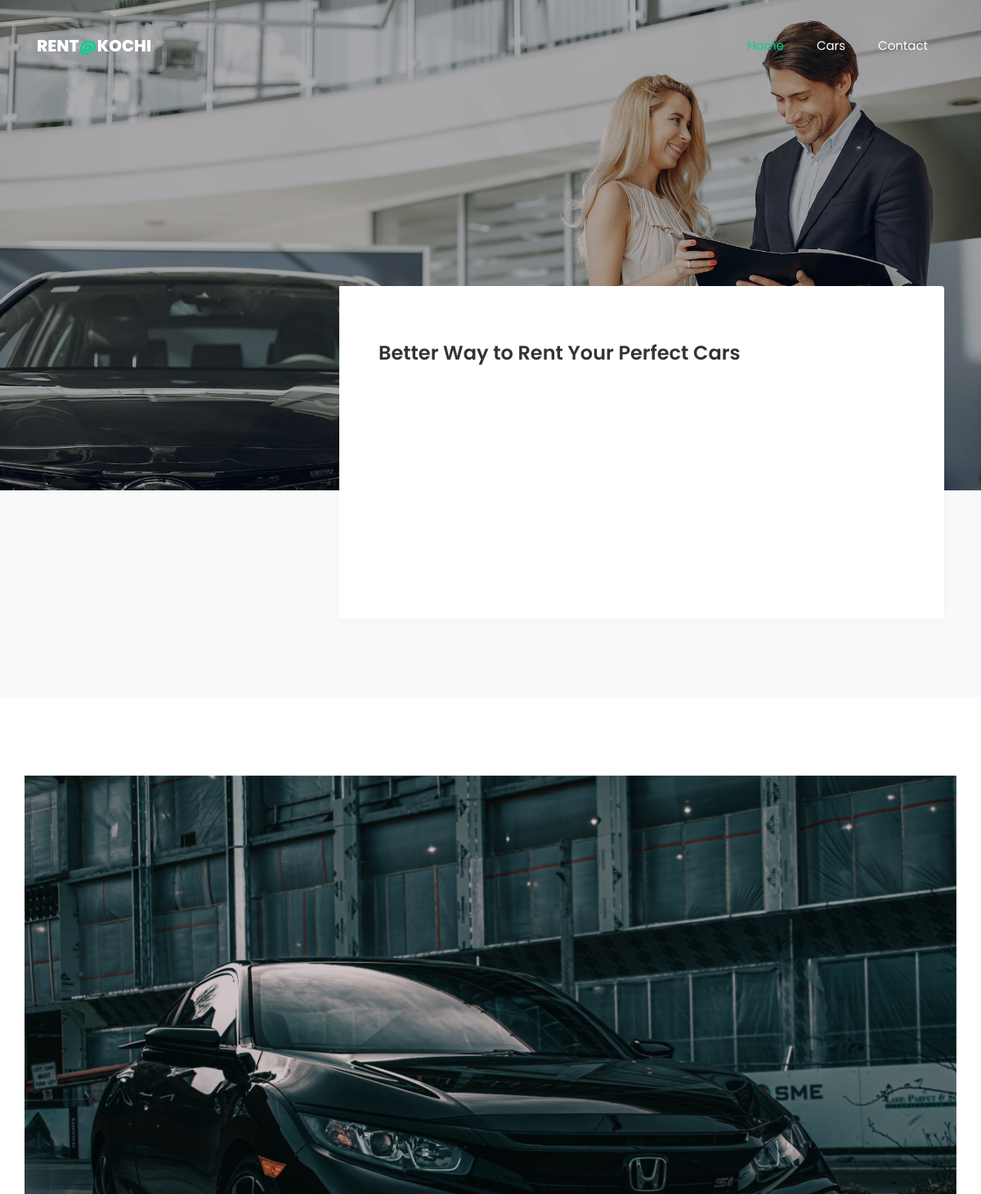
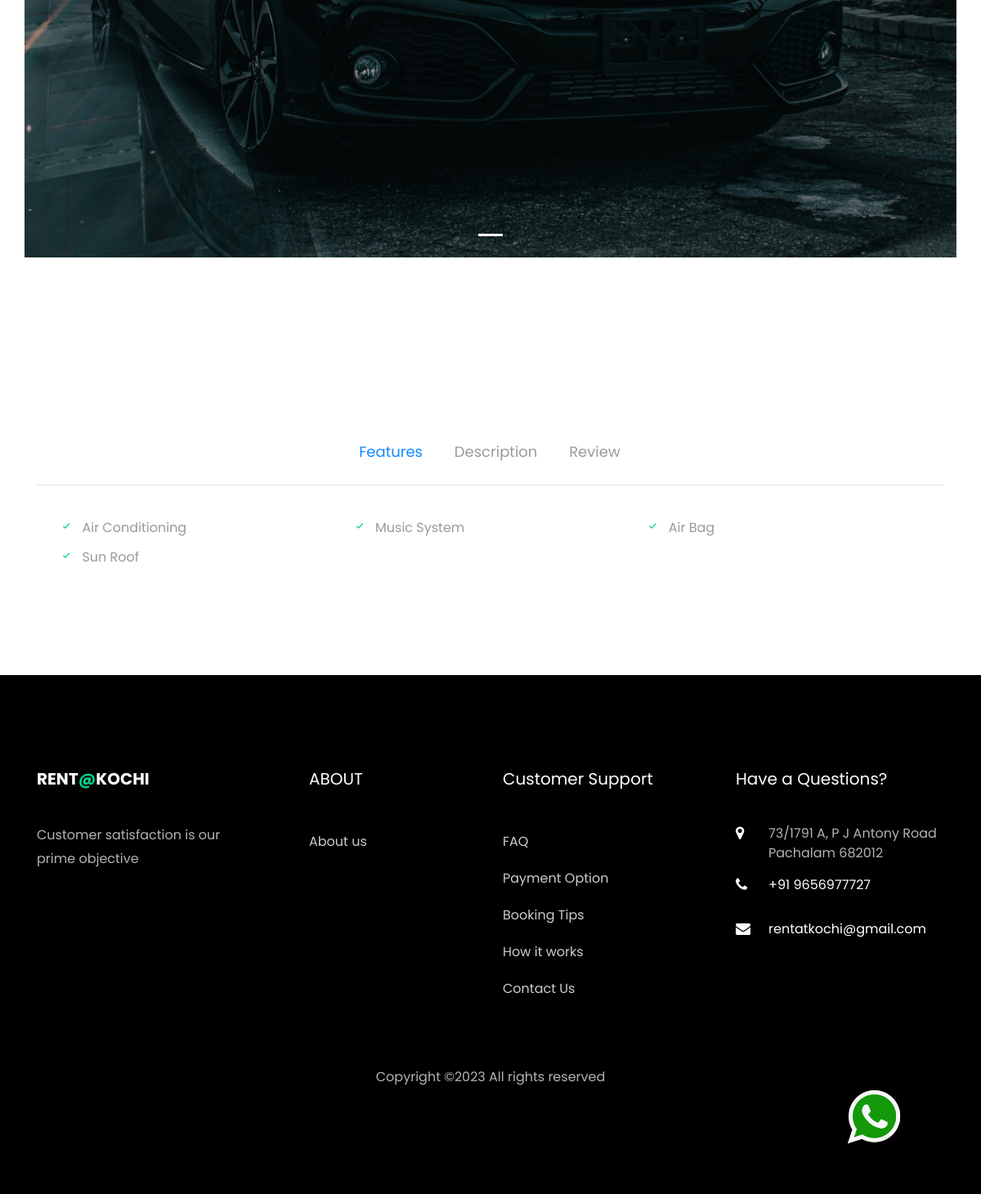
The app's page /cars/Honda City with its own data (2 pictures, top to bottom).
### customer/models.py (models this page shows, shortened)
class Car(models.Model):
    name=models.CharField(max_length=250,null=True)
    brand=models.CharField(max_length=100,null=True)
    price=models.PositiveIntegerField(null=True)
    description=models.TextField(null=True)
    capacity=models.PositiveIntegerField(null=True)
    color=models.CharField(max_length=100,null=True)
    trans_options=(('manual','manual'),
                   ('automatic','automatic'))
    transmission=models.CharField(max_length=25,null=True,choices=trans_options)
    options=(('available','available'),
             ('un-available','un-available'),
             ('on-service','on-service'),)
    status=models.CharField(max_length=25,choices=options,default="available")
    mileage=models.PositiveIntegerField(null=True)
    fuel=models.CharField(max_length=30,null=True)
    image=models.ImageField(null=True,upload_to="images/cars/")
    features=models.ManyToManyField(CarFeature)
    created=models.DateTimeField(auto_now_add=True)

class CarFeature(models.Model):
    name=models.CharField(max_length=100,null=True)
    status=models.BooleanField(default=True)

### customer/views.py (the view)
# urls.py: path("cars/<str:name>",car_detail,name="car-detail"),
def car_detail(request,name):
    template="car-detail.html"
    if request.method=='GET':
        car=Car.objects.get(name=name)
        car_images=CarImage.objects.filter(car=car)
        data={'car':car,
              'car_images':car_images,
              }
        return render(request,template,context=data)

### owner/context_processors.py (called while the page is built)
def enquiries_context(request):
    enquiries = Contact.objects.filter(status="new").count()
    context = {"new_enquiries":enquiries}
    return context

def bookings_context(request):
    bookings = Booking.objects.filter(status="booked").count()
    context = {"new_bookings":bookings}
    return context

### customer/templates/car-detail.html (shortened to what this page needs)
{%extends 'base.html'%} {%block body%} {%load static%}
<section
  class="hero-wrap hero-wrap-2 js-fullheight"
  style="background-image: url('{% static 'user/images/bg_3.jpg' %}')"
  data-stellar-background-ratio="0.5"
>
  <div class="overlay"></div>
  <div class="container">
    <div
      class="row no-gutters slider-text js-fullheight align-items-end justify-content-start"
    >
    </div>
  </div>
</section>
<section class="ftco-section ftco-no-pt bg-light">
    <div class="container">
        <div class="row no-gutters">
            <div class="col-md-12	featured-top">
                <div class="row no-gutters">
                      <div class="col-md-4 d-flex align-items-center">
                      </div>
                      <div class="col-md-8 d-flex align-items-center">
                          <div class="services-wrap rounded-right w-100">
                              <h3 class="heading-section mb-4">Better Way to Rent Your Perfect Cars</h3>
                              <div class="row d-flex mb-4">
                        </div>
                          </div>
                      </div>
                  </div>
            </div>
      </div>
</section>
<section class="ftco-section ftco-car-details">
  <div class="container">
    <div class="row">
      <div
        id="carouselExampleIndicators"
        class="carousel slide"
        data-ride="carousel"
      >
        <ol class="carousel-indicators">
          <li
            data-target="#carouselExampleIndicators"
            data-slide-to="0"
            class="active"
          ></li>
        </ol>
        <div class="carousel-inner">
          <div class="carousel-item active">
            <img
              class="d-block w-100"
              src="{{car.image.url}}"
              alt="First slide"
            />
          </div>
        </div>
      </div>
    </div>
    <div class="row">
    </div>
    <div class="row">
      <div class="col-md-12 pills">
        <div class="bd-example bd-example-tabs">
          <div class="d-flex justify-content-center">
            <ul class="nav nav-pills mb-3" id="pills-tab" role="tablist">
              <li class="nav-item">
                <a
                  class="nav-link active"
                  id="pills-description-tab"
                  data-toggle="pill"
                  href="#pills-description"
                  role="tab"
                  aria-controls="pills-description"
                  aria-expanded="true"
                  >Features</a
                >
              </li>
              <li class="nav-item">
                <a
                  class="nav-link"
                  id="pills-manufacturer-tab"
                  data-toggle="pill"
                  href="#pills-manufacturer"
                  role="tab"
                  aria-controls="pills-manufacturer"
                  aria-expanded="true"
                  >Description</a
                >
              </li>
              <li class="nav-item">
                <a
                  class="nav-link"
                  id="pills-review-tab"
                  data-toggle="pill"
                  href="#pills-review"
                  role="tab"
                  aria-controls="pills-review"
                  aria-expanded="true"
                  >Review</a
                >
              </li>
            </ul>
          </div>
          <div class="tab-content" id="pills-tabContent">
            <div
              class="tab-pane fade show active"
              id="pills-description"
              role="tabpanel"
              aria-labelledby="pills-description-tab"
            >
              <div class="row">
                {%if car%} {%for car_feature in car.features.all%}
                <div class="col-md-4">
                  <ul class="features">
                    <li class="check">
                      <span class="ion-ios-checkmark"></span
                      >{{car_feature.name}}
                    </li>
                  </ul>
                </div>
                {%endfor%} {%endif%}
              </div>
            </div>
          </div>
        </div>
      </div>
    </div>
  </div>
</section>
{%endblock%}

### customer/templates/base.html (shortened to what this page needs)
<!DOCTYPE html>
{%load static%}
<html lang="en">
  <head>
    <link rel="stylesheet" href="{% static 'user/css/open-iconic-bootstrap.min.css' %}">
    <link rel="stylesheet" href="{% static 'user/css/animate.css' %}">
    <link rel="stylesheet" href="{% static 'user/css/owl.carousel.min.css' %}">
    <link rel="stylesheet" href="{% static 'user/css/owl.theme.default.min.css' %}">
    <link rel="stylesheet" href="{% static 'user/css/magnific-popup.css' %}">
    <link rel="stylesheet" href="{% static 'user/css/aos.css' %}">
    <link rel="stylesheet" href="{% static 'user/css/ionicons.min.css' %}">
    <link rel="stylesheet" href="{% static 'user/css/bootstrap-datepicker.css' %}">
    <link rel="stylesheet" href="{% static 'user/css/jquery.timepicker.css' %}">
    <link rel="stylesheet" href="{% static 'user/css/flaticon.css' %}">
    <link rel="stylesheet" href="{% static 'user/css/icomoon.css' %}">
    <link rel="stylesheet" href="{% static 'user/css/style.css' %}">
    <link rel="stylesheet" href="//cdn.jsdelivr.net/npm/alertifyjs@1.13.1/build/css/alertify.min.css"/>
    <link rel="stylesheet" href="//cdn.jsdelivr.net/npm/alertifyjs@1.13.1/build/css/themes/default.min.css"/>
  </head>
  <body>
	  <nav class="navbar navbar-expand-lg navbar-dark ftco_navbar bg-dark ftco-navbar-light" id="ftco-navbar">
	    <div class="container">
	      <a class="navbar-brand" href="{% url 'home' %}">Rent<span>@</span>Kochi</a>
	      <div class="collapse navbar-collapse" id="ftco-nav">
	        <ul class="navbar-nav ml-auto">
	          <li class="nav-item active"><a href="{% url 'home' %}" class="nav-link">Home</a></li>
	          <li class="nav-item"><a href="{% url 'cars' %}" class="nav-link">Cars</a></li>
	          <li class="nav-item"><a href="{% url 'contact-us' %}" class="nav-link">Contact</a></li>
	        </ul>
	      </div>
	    </div>
	  </nav>
    {%block body%}{%endblock%}
    <footer class="ftco-footer ftco-bg-dark ftco-section">
      <div class="container">
        <div class="row mb-5">
          <div class="col-md">
            <div class="ftco-footer-widget mb-4">
              <h2 class="ftco-heading-2"><a href="#" class="logo">Rent<span>@</span>Kochi</a></h2>
              <p>Customer satisfaction is our prime objective</p>
              <ul class="ftco-footer-social list-unstyled float-md-left float-lft mt-5">
              </ul>
            </div>
          </div>
          <div class="col-md">
            <div class="ftco-footer-widget mb-4 ml-md-5">
              <h2 class="ftco-heading-2">ABOUT</h2>
              <ul class="list-unstyled">
                <li><a href="#" class="py-2 d-block">About us</a></li>
              </ul>
            </div>
          </div>
          <div class="col-md">
             <div class="ftco-footer-widget mb-4">
              <h2 class="ftco-heading-2">Customer Support</h2>
              <ul class="list-unstyled">
                <li><a href="#" class="py-2 d-block">FAQ</a></li>
                <li><a href="#" class="py-2 d-block">Payment Option</a></li>
                <li><a href="#" class="py-2 d-block">Booking Tips</a></li>
                <li><a href="#" class="py-2 d-block">How it works</a></li>
                <li><a href="#" class="py-2 d-block">Contact Us</a></li>
              </ul>
            </div>
          </div>
          <div class="col-md">
            <div class="ftco-footer-widget mb-4">
            	<h2 class="ftco-heading-2">Have a Questions?</h2>
            	<div class="block-23 mb-3">
	              <ul>
	                <li><span class="icon icon-map-marker"></span><span class="text">73/1791 A, P J Antony Road Pachalam 682012</span></li>
	                <li><a href="tel:+919656977727"><span class="icon icon-phone"></span><span class="text">+91 9656977727</span></a></li>
	                <li><a href="#"><span class="icon icon-envelope"></span><span class="text">rentatkochi@gmail.com</span></a></li>
	              </ul>
	            </div>
            </div>
          </div>
        </div>
        <div class="row">
          <div class="col-md-12 text-center">
            <p>Copyright &copy;<script>document.write(new Date().getFullYear());</script> All rights reserved</a></p>
          </div>
        </div>
      </div>
    </footer>
  <a href="https://wa.me/+919656977727?text=Hello, I got your contact from the website Rent@Kochi.com and need some information about the services you are offering. Thank you!"><img src="{% static 'user/images/whatsapp.png' %}" style="width:70px;bottom:02% !important;right:8% !important;position:fixed;"> </a>
  </body>
</html>

### static/user/css/icomoon.css (style rules this page uses)
[class^="icon-"], [class*=" icon-"] { font-family: 'icomoon' !important; speak: none; font-style: normal; font-weight: normal; font-variant: normal; text-transform: none; line-height: 1; -webkit-font-smoothing: antialiased; -moz-osx-font-smoothing: grayscale; }
.icon-map-marker:before { content: "\f041"; }
.icon-phone:before { content: "\f095"; }
.icon-envelope:before { content: "\f0e0"; }

### records on screen
Car: image (picture)
CarFeature: name "Air Conditioning"
CarFeature: name "Music System"
CarFeature: name "Air Bag"
CarFeature: name "Sun Roof"
